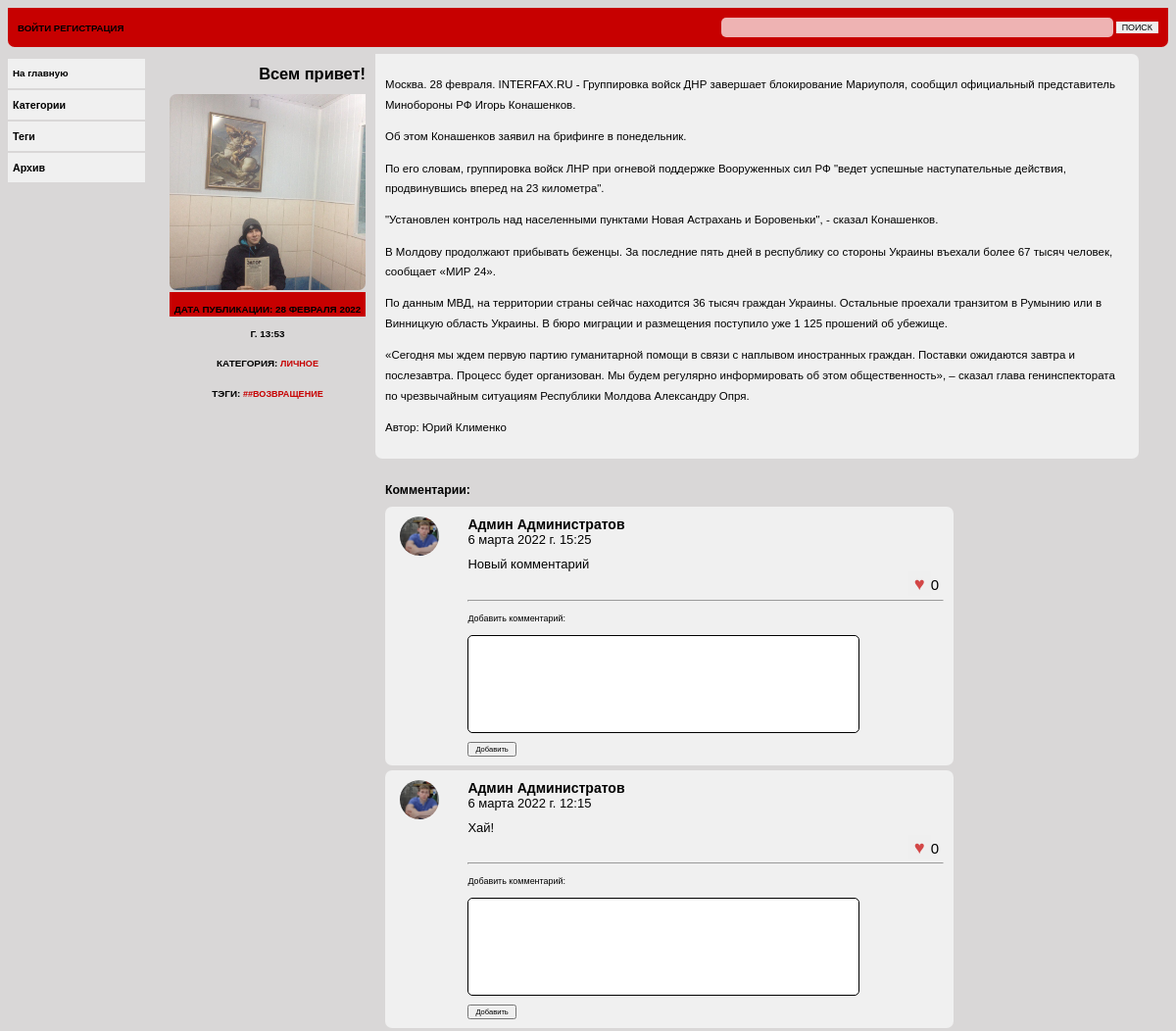
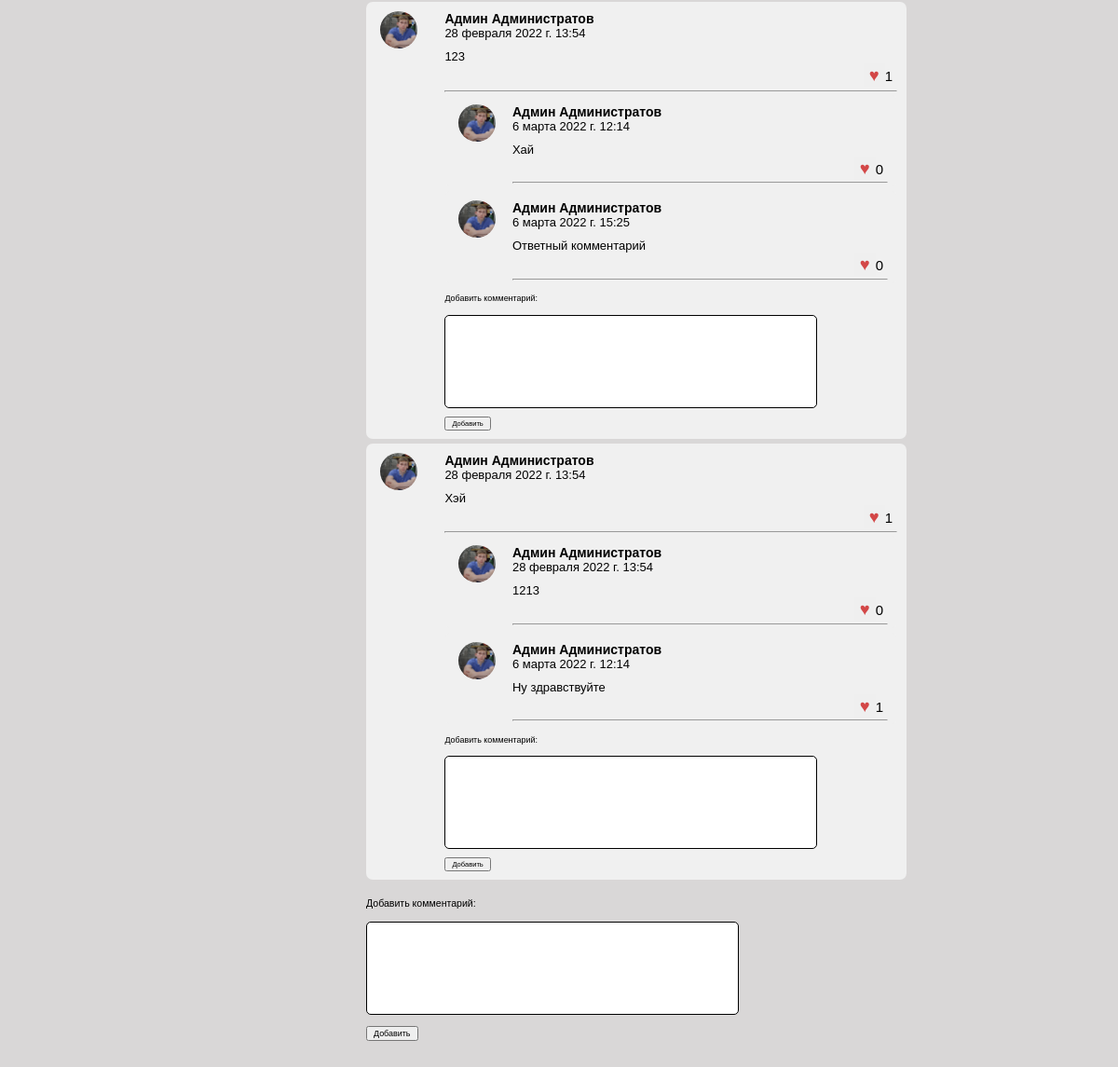
The app's page /personal/helloworld with its own data (2 pictures, top to bottom).
### blog/models.py (models this page shows, shortened)
class Post(models.Model):
    author = models.ForeignKey(User, on_delete=models.SET('Неизвестный автор'))
    title = models.CharField(max_length=100, unique=True, verbose_name='Заголовок')
    slug = models.SlugField(max_length=100, unique=True)
    image = models.ImageField(upload_to='images/%Y/%m/%d/', null=True, blank=True, verbose_name='Изображение')
    category = models.ForeignKey(Category, on_delete=models.CASCADE, verbose_name='Категория')
    tags = models.ManyToManyField('Tag', blank=True, related_name='posts', verbose_name='Теги', )
    preview_text = models.TextField(max_length=500, verbose_name='Превью')
    text = models.TextField(max_length=5000, verbose_name='Текст')
    date_pub = models.DateTimeField(auto_now_add=True, verbose_name='Дата публикации')
    likes = models.ManyToManyField(User, blank=True, related_name='posts', verbose_name='Лайки')
    is_published = models.BooleanField("Опубликовано", null=True, blank=True)
    def get_absolute_url(self):
        return reverse('blog:post', kwargs={'category_slug': self.category.slug, 'post_slug': self.slug})
    class Meta:
        verbose_name = 'Пост'
        verbose_name_plural = 'Посты'
        ordering = ('-date_pub',)

class Category(models.Model):
    name = models.CharField(max_length=50, verbose_name='Наименование')
    slug = models.SlugField(max_length=50)
    def __str__(self):
        return self.name
    class Meta:
        verbose_name = 'Категория'
        verbose_name_plural = 'Категории'

class Tag(models.Model):
    name = models.CharField(max_length=50, verbose_name='Тэг')
    slug = models.SlugField(max_length=50)
    def __str__(self):
        return f'#{self.name}'
    class Meta:
        verbose_name = 'Тэг'
        verbose_name_plural = 'Тэги'

class Comment(models.Model):
    author = models.ForeignKey(User, on_delete=models.SET_NULL, null=True)
    text = models.TextField(max_length=300, verbose_name='Комментарий')
    date_pub = models.DateTimeField(auto_now_add=True, verbose_name='Дата публикации')
    post = models.ForeignKey('Post',
                             on_delete=models.CASCADE,
                             verbose_name='Комментируемое сообщение',
                             related_name='comments')
    parent = models.ForeignKey('Comment', on_delete=models.CASCADE, null=True, blank=True, related_name='children')
    likes = models.ManyToManyField(User, blank=True, related_name='comments', verbose_name='Лайки')
    class Meta:
        verbose_name = 'Комментарий'
        verbose_name_plural = 'Комментарии'
        ordering = ('-date_pub',)

### user/models.py (models this page shows)
class User(AbstractUser):
    avatar = models.ImageField(upload_to='images/avatar/%Y/%m/%d/', blank=True, verbose_name='Аватар', default='images/avatar/default.bmp')
    email = models.EmailField('E-mail', unique=True)

### blog/views.py (the view, shortened to what this page needs)
# urls.py: path('<slug:category_slug>/<slug:post_slug>', ShowPost.as_view(), name='post'),
class ShowPost(DetailView):
    model = Post
    template_name = 'blog/post_detail.html'
    context_object_name = 'post'
    slug_url_kwarg = 'post_slug'
    def get_queryset(self):
        return services.get_post(slug=self.kwargs['post_slug'])
    def post(self, request, *args, **kwargs):
        if request.POST.get('like'):
            if request.POST.get('like') == 'post':
                liked_object = self.get_object()
            else:
                liked_object = Comment.objects.get(pk=request.POST.get('like'))
            services.handle_like(liked_object, self.request.user.id)
            anchor = request.POST.get('like')
        elif request.POST.get('text'):
            parent_id = request.POST.get('parent')
            anchor = parent_id if parent_id else 'comments'
            Comment.objects.create(text=request.POST.get('text'),
                                   post_id=self.object.pk,
                                   author_id=self.request.user.id,
                                   parent_id=parent_id)
        else:
            raise Http404
        return HttpResponseRedirect(f'{self.get_success_url()}#{anchor}')

### blog/templates/blog/post_detail.html (shortened to what this page needs)
{% extends 'blog/base.html' %}
{% load static %}
{% block css %} <link href="{% static 'blog/css/styles-detailview.css' %}" rel="stylesheet"> {% endblock %}
{% block content %}
<div class="content">
    <div class="block-titul">
        <div class="block-titul-image">
            <h1>{{post.title}}</h1>
            {% if post.image %}
            <img width="400" height="300" src="{{ post.image.url }}"> </img>
            {% endif %}
        </div>
        <div class="block-titul-author">
            <h3>Дата публикации: {{post.date_pub}}</h3>
            <h3>Категория: <a href="{% url 'blog:category' post.category.slug %}"> {{post.category}}</a></h3>
            <h3>Тэги: {% for tag in post.tags.all %}<a href="{% url 'blog:tag' tag.slug %}"> #{{ tag }}</a> {% endfor %}</h3>
        </div>
    </div>
    <div class="block-text">
        <div class="text">
            <p>{{post.preview_text|linebreaks}}</p>
            <p>{{post.text|linebreaks}}</p>
            <p>Автор: {{post.author.first_name}} {{post.author.last_name}}</p>
        </div>
        <div class="comments" id="comments">
            <h2>Комментарии:</h2>
            {% for comment in post.comments.all %}
            <div class="comment">
                <div class="user-avatar">
                    <img width="100" height="100" src="{{comment.author.avatar.url}}"></img>
                </div>
                <div class="comment-body" id="{{ comment.id }}">
                    {% if comment.author.first_name %}
                    <div class="comment-author-name">{{comment.author.first_name}} {{comment.author.last_name}}</div>
                    {% else %}
                    <div class="comment-author-name">Гость</div>
                    {% endif %}
                    <div class="comment-datepub">{{ comment.date_pub }}</div>
                    <div class="comment-text">{{ comment.text }}</div>
                    <form action="{{post.get_absolute_url}}"  method="post">
                    <div class="comment-like"><button type="submit" name="like" value="{{comment.id}}"><span class="heart">♥</span></button>{{comment.likes_count}}</div>
                    </form>
                    <hr>
                    {% for child_comment in comment.children.all %}
                    <div class="comment">
                        <div class="user-avatar">
                            <img width="100" height="100" src="{{child_comment.author.avatar.url}}"></img>
                        </div>
                        <div class="comment-body" id="{{ child_comment.pk }}">
                            {% if child_comment.author.first_name %}
                            <div class="comment-author-name">{{child_comment.author.first_name}} {{comment.author.last_name}}</div>
                            {% else %}
                            <div class="comment-author-name">Гость</div>
                            {% endif %}
                            <div class="comment-datepub">{{ child_comment.date_pub }}</div>
                            <div class="comment-text">{{ child_comment.text }}</div>
                            <form action="{{post.get_absolute_url}}"  method="post">
                                <div class="comment-like"><button type="submit" name="like" value="{{child_comment.id}}"><span class="heart">♥</span></button>{{child_comment.likes_count}}</div>
                            </form>
                            <hr>
                        </div>
                    </div>
                    {% endfor %}
                    <div class="add-comment">
                            <p>Добавить комментарий:</p>
                            <form action="" method="post">
                                <textarea type="text" name="text"></textarea>
                                <p> <button type="submit" name="parent" value="{{comment.pk}}">Добавить</button> </p>
                            </form>
                    </div>
                </div>
            </div>
            {% endfor %}
            <div class="add-comment">
                <p>Добавить комментарий:</p>
                <form action="" method="post">
                <textarea type="text" name="text"></textarea>
                <p> <button type="submit" value="">Добавить</button> </p>
                </form>
            </div>
        </div>
        {% endblock %}

### blog/static/blog/css/styles-detailview.css (style rules this page uses)
* { box-sizing: border-box; font-family: Verdana, Helvetica, Arial, sans-serif; font-size: 92%; }
a { text-decoration: none }
body { background: #d9d7d7; }
textarea { border-radius: 5px 5px 5px 5px; height: 100px; width: 400px; border: 0.5px solid black; resize: none; font-size: 12px; }
.content { display: flex; flex-direction: row; justify-content: flex-start; border:0px solid black; padding-top: 5px; padding-right: 20px; margin-bottom: 5px; }
.block-titul { display: flex; flex-direction: column; }
.block-titul-image img { object-fit: cover; height: 200px; width: 200px; border-radius: 7px 0px 7px 7px; }
.block-titul-author { height: 25px; line-height: 25px; text-align: center; background: #c70000; text-transform: uppercase; }
.block-text { display: flex; flex-direction: column; padding-left: 10px; padding-right: 10px; }
.text { background: #f0f0f0; padding-bottom: 10px; border-radius: 0px 7px 7px 7px; padding: 10px; }
.comments { display: flex; flex-direction: column; padding-bottom: 10px; border-radius: 7px 7px 7px 7px; margin-top: 5px; padding: 10px; max-width: 600px; }
.comments h2 { font-size: 150%; }
.comment { background: #f0f0f0; display: flex; display: row; margin-bottom: 5px; border-radius: 7px; }
.user-avatar { padding-left:15px; padding-top:10px; padding-right: 0px; flex:1; margin-right: 0px; }
.user-avatar img { object-fit: cover; width: 40px; height: 40px; border-radius: 50%; }
.comment-body { flex:7; padding-top: 10px; padding-right: 10px; margin-left: 0px; }
.comment-author-name { padding-top: 0px; font-size: 14px; font-weight: 550; }
.comment-datepub { padding-top: 0px; font-size: 13px; }
.comment-text { padding-top: 10px; font-size: 13px; }
.comment-like { padding-top: 0px; padding-right: 5px; font-size: 15px; text-align: right; }
.comment-like button { font-size: 20px; color: #c70000; opacity: 70%; border: 0px; }
.content h1 { text-align: right; font-size: 200%; font-weight: bolder; }
.content h3 { font-size: 120%; margin-bottom: 0px; margin-top: 5px; }
.content p { font-size: 140%; line-height: 180%; }
.content a { color: #c70000; text-decoration: none; }

### records on screen
Post: title "Всем привет!", image (picture), date_pub "28 ФЕВРАЛЯ 2022 Г. 13:53", category "ЛИЧНОЕ", preview_text "Москва. 28 февраля. INTERFAX.RU - Группировка войск ДНР завершает блокирование Мариуполя, сообщил официальный представитель Минобороны РФ Игорь Конашенков. Об этом Конашенков заявил на брифинге в понедельник. По его словам, группировка войск ЛНР при огневой поддержке Вооруженных сил РФ \"ведет успешные наступательные действия, продвинувшись вперед на 23 километра\". \"Установлен контроль над населенными пунктами Новая Астрахань и Боровеньки\", - сказал Конашенков.", text "В Молдову продолжают прибывать беженцы. За последние пять дней в республику со стороны Украины въехали более 67 тысяч человек, сообщает «МИР 24». По данным МВД, на территории страны сейчас находится 36 тысяч граждан Украины. Остальные проехали транзитом в Румынию или в Винницкую область Украины. В бюро миграции и размещения поступило уже 1 125 прошений об убежище. «Сегодня мы ждем первую партию гуманитарной помощи в связи с наплывом иностранных граждан. Поставки ожидаются завтра и послезавтра. Процесс будет организован. Мы будем регулярно информировать об этом общественность», – сказал глава генинспектората по чрезвычайным ситуациям Республики Молдова Александру Опря.", author.first_name "Юрий", author.last_name "Клименко"
Tag: name "#ВОЗВРАЩЕНИЕ"
Comment: author.avatar (picture), author.first_name "Админ", author.last_name "Администратов", date_pub "6 марта 2022 г. 15:25", text "Новый комментарий", {{ comment.id }} 28 (drawn), likes_count "0", {{ comment.pk }} 28 (drawn)
Comment: author.avatar (picture), author.first_name "Админ", author.last_name "Администратов", date_pub "6 марта 2022 г. 12:15", text "Хай!", {{ comment.id }} 19 (drawn), likes_count "0", {{ comment.pk }} 19 (drawn)
Comment: author.avatar (picture), author.first_name "Админ", author.last_name "Администратов", date_pub "28 февраля 2022 г. 13:54", text "123", {{ comment.id }} 14 (drawn), likes_count "1", {{ comment.pk }} 14 (drawn)
Comment: author.avatar (picture), author.first_name "Админ", date_pub "6 марта 2022 г. 12:14", text "Хай", {{ child_comment.id }} 17 (drawn), likes_count "0"
Comment: author.avatar (picture), author.first_name "Админ", date_pub "6 марта 2022 г. 15:25", text "Ответный комментарий", {{ child_comment.id }} 29 (drawn), likes_count "0"
Comment: author.avatar (picture), author.first_name "Админ", author.last_name "Администратов", date_pub "28 февраля 2022 г. 13:54", text "Хэй", {{ comment.id }} 12 (drawn), likes_count "1", {{ comment.pk }} 12 (drawn)
Comment: author.avatar (picture), author.first_name "Админ", date_pub "28 февраля 2022 г. 13:54", text "1213", {{ child_comment.id }} 13 (drawn), likes_count "0"
Comment: author.avatar (picture), author.first_name "Админ", date_pub "6 марта 2022 г. 12:14", text "Ну здравствуйте", {{ child_comment.id }} 18 (drawn), likes_count "1"
